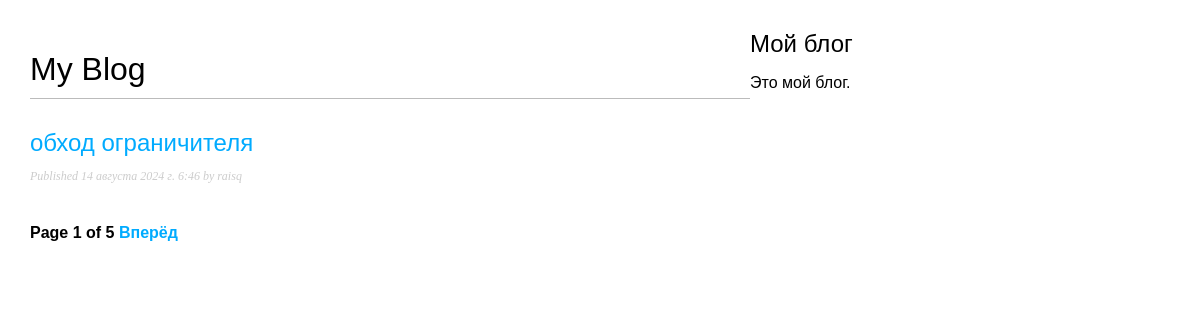
Page /blog/ on the earlier database version.
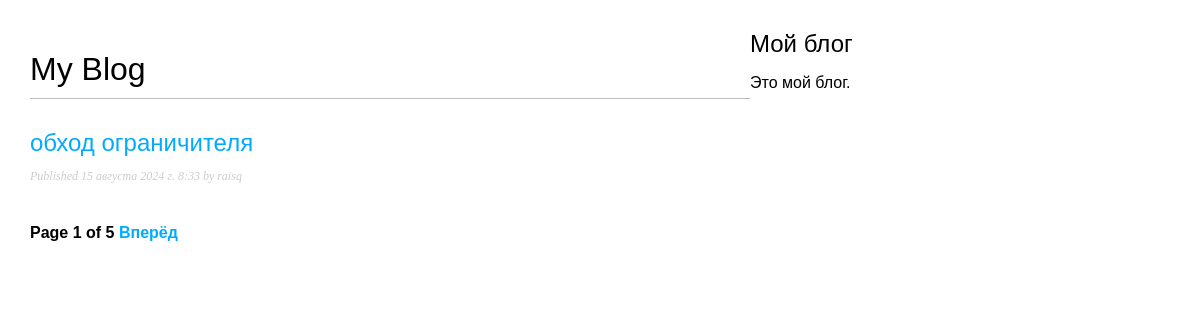
Same page on the later database version.
### blog/models.py (models this page shows, shortened)
class Post(models.Model):
    class Status(models.TextChoices):
        DRAFT = 'DF', 'Draft'
        PUBLISHED = 'PB', 'Published'
    title = models.CharField(max_length=250)
    slug = models.SlugField(max_length=250,unique_for_date='publish')
    author = models.ForeignKey(User,
                               on_delete=models.CASCADE,
                               related_name='blog_posts')
    bode = models.TextField()
    publish = models.DateTimeField(default=timezone.now)
    create = models.DateTimeField(auto_now_add=True)
    update = models.DateTimeField(auto_now=True)
    status = models.CharField(max_length=2,
                              choices=Status.choices,
                              default=Status.DRAFT)
    objects = models.Manager() # менеджер, применяемый по умолчанию
    published = PublishedManager() # конкретно-прикладной менеджер
    class Meta:
        ordering = ['-publish']
        indexes = [
            models.Index(fields=['-publish']),
        ]
    def get_absolute_url(self):
        return reverse('blog:post_detail',
                       args=[self.publish.year,
                            self.publish.month,
                            self.publish.day,
                            self.slug])

### blog/views.py (the view)
# urls.py: path('', views.post_list, name='post_list'),
def post_list(request):
    post_list = Post.published.all()
    paginator = Paginator(post_list, 1)
    page_number = request.GET.get('page', 1)
    posts = paginator.page(page_number)
    return render(request, 'blog/post/list.html',{'posts':posts})

### blog/models.py (called while the page is built)
    def get_queryset(self):
        return super().get_queryset()\
                    .filter(status=Post.Status.PUBLISHED)

### blog/templates/blog/post/list.html (shortened to what this page needs)
{% extends "blog/base.html" %}
   {% block content %}
      <h1>My Blog</h1>
      {% for post in posts %}
         <h2>
            <a href="{{ post.get_absolute_url }}">
               {{ post.title }}
            </a>
         </h2>
         <p class="date">
            Published {{ post.publish }} by {{ post.author }}
         </p>
      {% endfor %}
      {% include "pagination.html" with page=posts %}
   {% endblock %}

Differences in the rows shown:
changed Post "обход ограничителя": publish "14 августа 2024 г. 6:46" → "15 августа 2024 г. 8:33"
